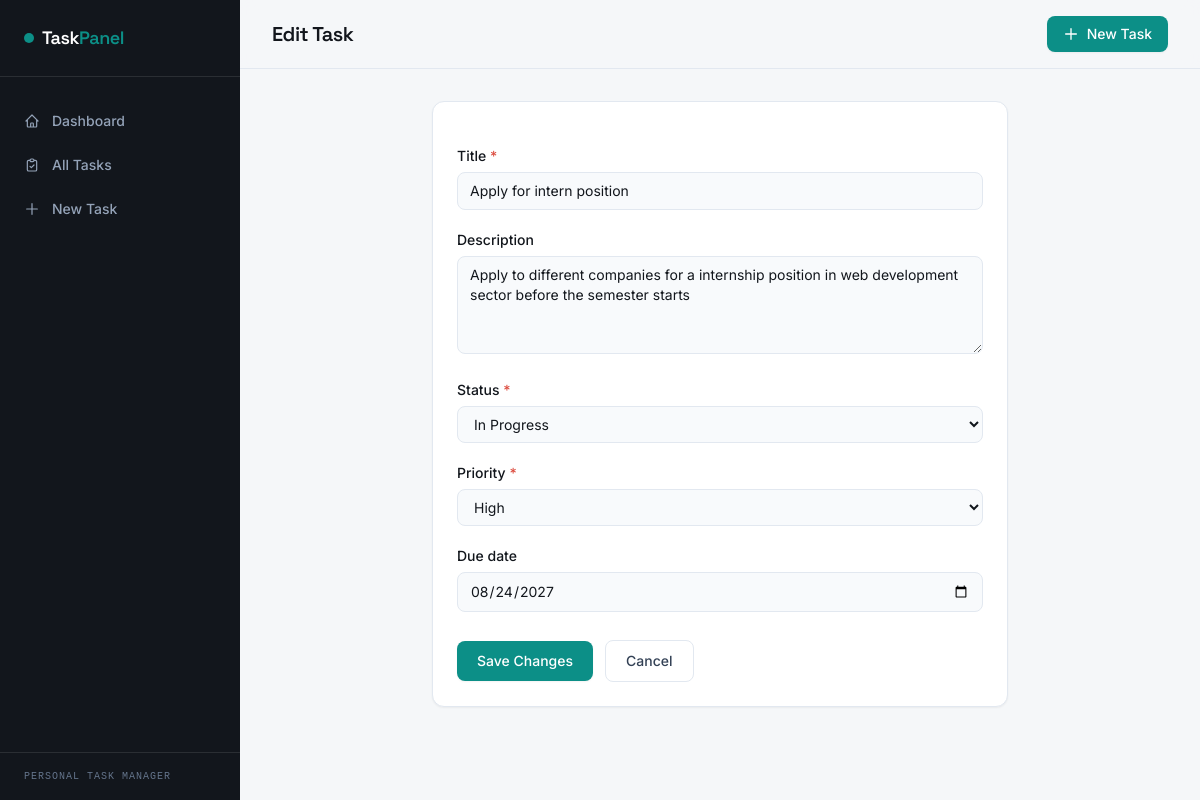
The app's page /tasks/1/edit/ with its own data.
### tasks/models.py (models this page shows, shortened)
class Task(models.Model):
    class Status(models.TextChoices):
        TODO = "TODO", "To Do"
        IN_PROGRESS = "IN_PROGRESS", "In Progress"
        COMPLETED = "COMPLETED", "Completed"
    class Priority(models.TextChoices):
        LOW = "LOW", "Low"
        MEDIUM = "MEDIUM", "Medium"
        HIGH = "HIGH", "High"
    title = models.CharField(max_length=200)
    description = models.TextField(blank=True)
    status = models.CharField(
        max_length=20, choices=Status.choices, default=Status.TODO
    )
    priority = models.CharField(
        max_length=10, choices=Priority.choices, default=Priority.MEDIUM
    )
    due_date = models.DateField(null=True, blank=True)
    created_at = models.DateTimeField(auto_now_add=True)
    updated_at = models.DateTimeField(auto_now=True)
    class Meta:
        ordering = ["-created_at"]

### tasks/views.py (the view)
# urls.py: path("tasks/<int:pk>/edit/", views.task_edit, name="task_edit"),
def task_edit(request, pk):
    task = get_object_or_404(Task, pk=pk)
    if request.method == "POST":
        form = TaskForm(request.POST, instance=task)
        if form.is_valid():
            form.save()
            messages.success(request, "Task berhasil diupdate.")
            return redirect("tasks:task_detail", pk=task.pk)
    else:
        form = TaskForm(instance=task)
    return render(request, "tasks/task_form.html", {"form": form, "mode": "edit", "task": task})

### tasks/forms.py (shortened to what this page needs)
class TaskForm(forms.ModelForm):
    class Meta:
        model = Task
        fields = ["title", "description", "status", "priority", "due_date"]
        widgets = {
            "title": forms.TextInput(attrs={
                "class": INPUT_CLASS,
                "placeholder": "Judul task...",
            }),
            "description": forms.Textarea(attrs={
                "class": INPUT_CLASS,
                "rows": 4,
                "placeholder": "Deskripsi singkat (opsional)...",
            }),
            "status": forms.Select(attrs={"class": INPUT_CLASS}),
            "priority": forms.Select(attrs={"class": INPUT_CLASS}),
            "due_date": forms.DateInput(attrs={
                "class": INPUT_CLASS,
                "type": "date",
            }),
        }

### tasks/templates/tasks/task_form.html (shortened to what this page needs)
{% extends "tasks/base.html" %}
{% block page_title %}{% if mode == "edit" %}Edit Task{% else %}New Task{% endif %}{% endblock %}
{% block content %}
<div class="mx-auto max-w-xl">
  <div class="rounded-xl border border-slate-200 bg-white p-6 shadow-sm">
    <form method="post" novalidate class="space-y-5">
      {% for field in form %}
        <div>
          <label for="{{ field.id_for_label }}" class="block text-sm font-medium text-[#12161C] mb-1.5">
            {{ field.label }}
            {% if field.field.required %}<span class="text-[#DC4C3F]">*</span>{% endif %}
          </label>
          {{ field }}
        </div>
      {% endfor %}
      <div class="flex items-center gap-3 pt-2">
        <button type="submit"
                class="inline-flex items-center gap-2 rounded-lg bg-[#0C8F87] px-5 py-2.5 text-sm font-medium text-white shadow-sm transition hover:bg-[#0A6F68]">
          {% if mode == "edit" %}Save Changes{% else %}Create Task{% endif %}
        </button>
        <a href="{% if mode == 'edit' %}{% url 'tasks:task_detail' task.pk %}{% else %}{% url 'tasks:task_list' %}{% endif %}"
           class="rounded-lg border border-slate-200 bg-white px-5 py-2.5 text-sm font-medium text-slate-700 hover:bg-slate-50">
          Cancel
        </a>
      </div>
    </form>
  </div>
</div>
{% endblock %}

### tasks/templates/tasks/base.html (style rules this page uses)
:root { --font-display: 'Space Grotesk', sans-serif; --font-body: 'Inter', sans-serif; --font-mono: 'JetBrains Mono', monospace; }
body { font-family: var(--font-body); }

### records on screen
Task: form "Apply for intern position" "Apply to different companies for a internship position in web development sector before the semester starts" "In Progress" "High" "08/24/2027"

### other values on screen
{{ field.label }} "Title" "Description" "Status" "Priority" "Due date"
